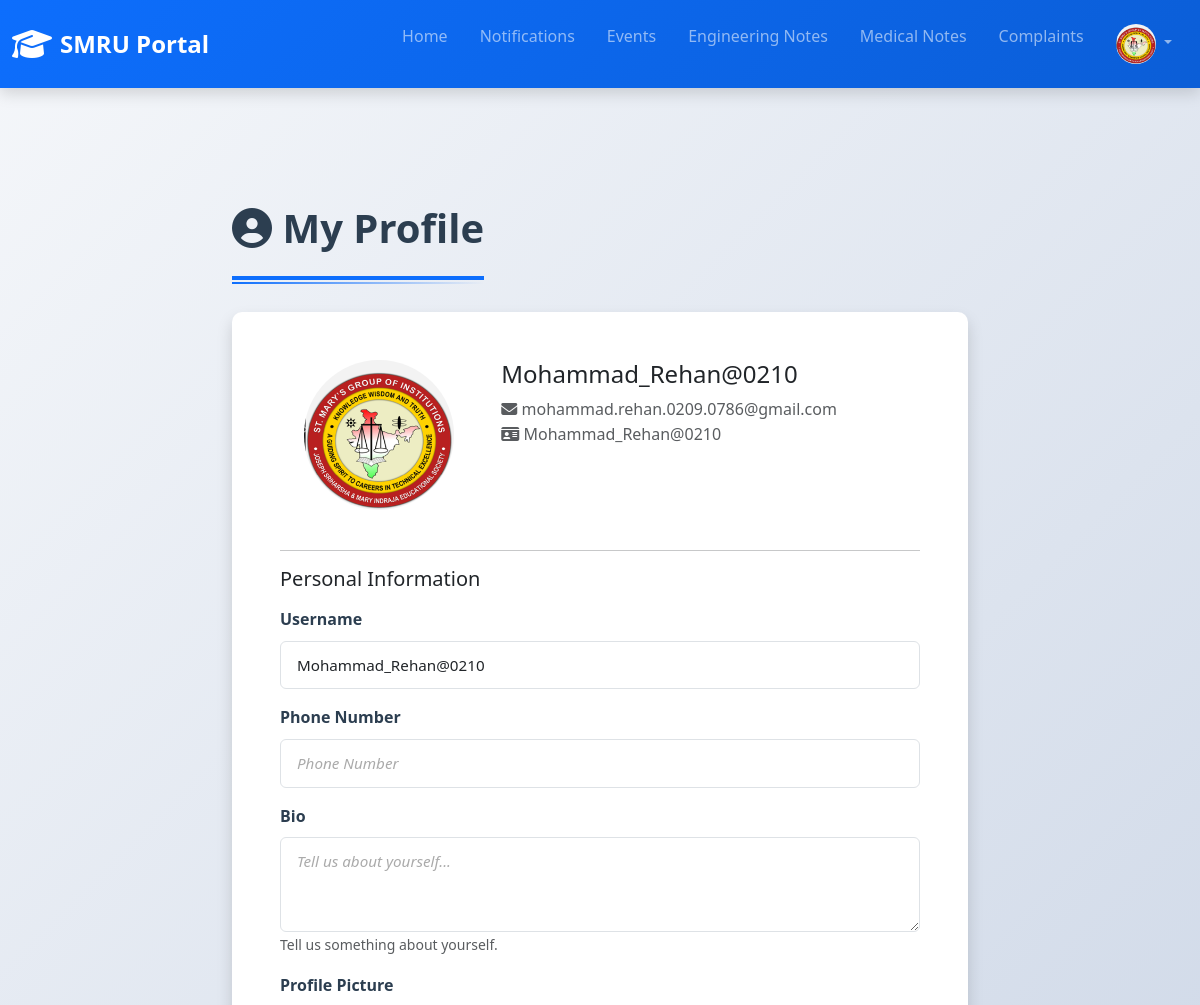
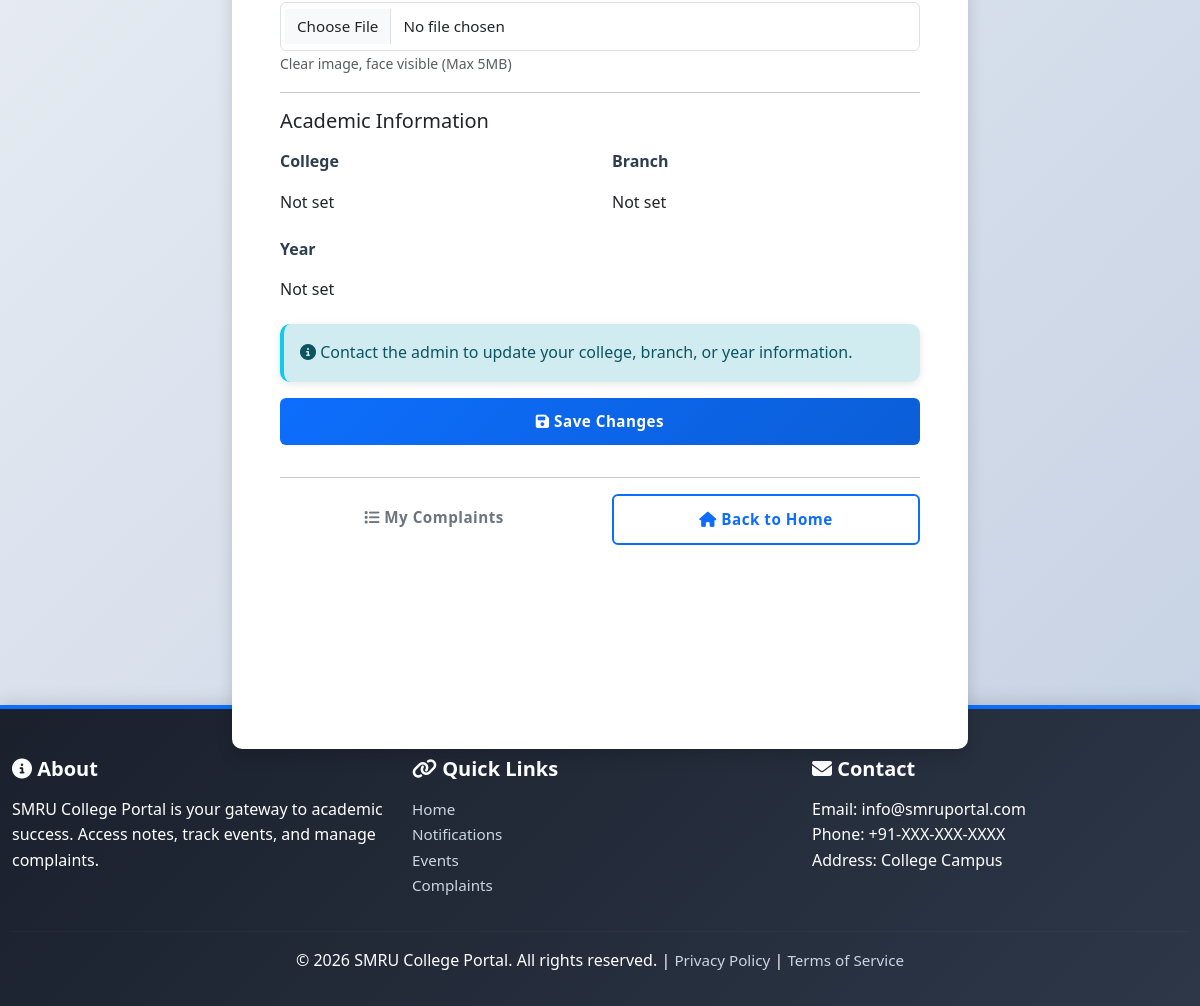
Screenshot of /profile/ (signed in) with the database file from the repository (2 pictures, top to bottom).
### smru/models.py (models this page shows, shortened)
class StudentProfile(models.Model):
    user = models.OneToOneField(User, on_delete=models.CASCADE, related_name='student_profile')
    roll_number = models.CharField(max_length=50, unique=True)
    college = models.ForeignKey(College, on_delete=models.SET_NULL, null=True)
    branch = models.ForeignKey(Branch, on_delete=models.SET_NULL, null=True)
    year = models.ForeignKey(Year, on_delete=models.SET_NULL, null=True)
    phone = models.CharField(max_length=15, blank=True)
    profile_picture = models.ImageField(upload_to='student_profiles/', blank=True, null=True)
    bio = models.TextField(blank=True)
    can_view_all_complaints = models.BooleanField(default=False, help_text="Allow this user to view all complaints")
    can_manage_events = models.BooleanField(default=False, help_text="Allow this user to manage events")
    can_manage_notifications = models.BooleanField(default=False, help_text="Allow this user to manage notifications")
    created_at = models.DateTimeField(auto_now_add=True)
    updated_at = models.DateTimeField(auto_now=True)
    class Meta:
        verbose_name_plural = 'Student Profiles'

### smru/views.py (the view)
# urls.py: path('profile/', views.profile, name='profile'),
@login_required(login_url='smru:login')
def profile(request):
    try:
        student_profile, created = StudentProfile.objects.get_or_create(
            user=request.user,
            defaults={
                'roll_number': request.user.username,
            }
        )
        if request.method == 'POST':
            form = StudentProfileForm(request.POST, request.FILES, instance=student_profile)
            if form.is_valid():
                form.save()
                logger.info(f"User profile updated: {request.user.username}")
                messages.success(request, 'Profile updated successfully!')
                return redirect('smru:profile')
        else:
            form = StudentProfileForm(instance=student_profile)
        return render(request, 'smru/profile.html', {
            'form': form,
            'student_profile': student_profile,
        })
    except Exception as e:
        logger.error(f"Error in profile view: {str(e)}")
        messages.error(request, 'An error occurred.')
        return redirect('smru:home')

### smru/forms.py
class StudentProfileForm(forms.ModelForm):
    class Meta:
        model = StudentProfile
        fields = ['roll_number', 'phone', 'bio', 'profile_picture']
        widgets = {
            'roll_number': forms.TextInput(attrs={
                'class': 'form-control',
                'placeholder': 'Roll Number'
            }),
            'phone': forms.TextInput(attrs={
                'class': 'form-control',
                'placeholder': 'Phone Number'
            }),
            'bio': forms.Textarea(attrs={
                'class': 'form-control',
                'placeholder': 'Tell us about yourself...',
                'rows': 3
            }),
            'profile_picture': forms.FileInput(attrs={
                'class': 'form-control',
                'accept': 'image/*'
            })
        }

### smru/templates/smru/profile.html (shortened to what this page needs)
{% extends 'smru/base.html' %}
{% block content %}
<div class="container py-5">
    <div class="row">
        <div class="col-lg-8 mx-auto">
            <h2 class="section-title">
                <i class="fas fa-user-circle"></i> My Profile
            </h2>
            <div class="card shadow">
                <div class="card-body p-5">
                    <form method="post" enctype="multipart/form-data" novalidate>
                        <div class="row">
                            <div class="col-md-4 text-center mb-4">
                                {% if student_profile.profile_picture %}
                                <img src="{{ student_profile.profile_picture.url }}" class="rounded-circle" alt="Profile" style="width: 150px; height: 150px; object-fit: cover;">
                                {% else %}
                                <div class="rounded-circle bg-primary d-inline-flex align-items-center justify-content-center" style="width: 150px; height: 150px;">
                                    <i class="fas fa-user fa-5x text-white"></i>
                                </div>
                                {% endif %}
                            </div>
                            <div class="col-md-8">
                                <h4>{{ user.get_full_name|default:user.username }}</h4>
                                <p class="text-muted">
                                    <i class="fas fa-envelope"></i> {{ user.email }}<br>
                                    <i class="fas fa-id-card"></i> {{ student_profile.roll_number|default:"Not set" }}
                                </p>
                            </div>
                        </div>
                        <hr>
                        <h5 class="mb-3">Personal Information</h5>
                        <div class="mb-3">
                            <label for="id_roll_number" class="form-label">Username</label>
                            {{ form.roll_number }}
                        </div>
                        <div class="mb-3">
                            <label for="id_phone" class="form-label">Phone Number</label>
                            {{ form.phone }}
                        </div>
                        <div class="mb-3">
                            <label for="id_bio" class="form-label">Bio</label>
                            {{ form.bio }}
                            <small class="form-text text-muted">Tell us something about yourself.</small>
                        </div>
                        <div class="mb-3">
                            <label for="id_profile_picture" class="form-label">Profile Picture</label>
                            {{ form.profile_picture }}
                            <small class="form-text text-muted">Clear image, face visible (Max 5MB)</small>
                        </div>
                        <hr>
                        <h5 class="mb-3">Academic Information</h5>
                        <div class="row">
                            <div class="col-md-6 mb-3">
                                <label class="form-label">College</label>
                                <p class="form-control-plaintext">{{ student_profile.college|default:"Not set" }}</p>
                            </div>
                            <div class="col-md-6 mb-3">
                                <label class="form-label">Branch</label>
                                <p class="form-control-plaintext">{{ student_profile.branch|default:"Not set" }}</p>
                            </div>
                        </div>
                        <div class="mb-3">
                            <label class="form-label">Year</label>
                            {% if student_profile.year %}
                            <p class="form-control-plaintext">{{ student_profile.year.name }}</p>
                            {% else %}
                            <p class="form-control-plaintext">Not set</p>
                            {% endif %}
                        </div>
                        <div class="alert alert-info">
                            <i class="fas fa-info-circle"></i>
                            Contact the admin to update your college, branch, or year information.
                        </div>
                        <button type="submit" class="btn btn-primary btn-lg w-100 mb-3">
                            <i class="fas fa-save"></i> Save Changes
                        </button>
                    </form>
                    <hr>
                    <div class="row text-center">
                        <div class="col-md-6">
                            <a href="{% url 'smru:my_complaints' %}" class="btn btn-outline-secondary w-100">
                                <i class="fas fa-list"></i> My Complaints
                            </a>
                        </div>
                        <div class="col-md-6">
                            <a href="{% url 'smru:home' %}" class="btn btn-outline-primary w-100">
                                <i class="fas fa-home"></i> Back to Home
                            </a>
                        </div>
                    </div>
                </div>
            </div>
        </div>
    </div>
</div>
{% endblock %}

### smru/templates/smru/base.html (shortened to what this page needs)
<!DOCTYPE html>
<html lang="en">
<head>
    <link href="https://cdn.jsdelivr.net/npm/bootstrap@5.3.2/dist/css/bootstrap.min.css" rel="stylesheet">
    <link href="https://cdnjs.cloudflare.com/ajax/libs/font-awesome/6.4.0/css/all.min.css" rel="stylesheet">
</head>
<body>
    {% if user.is_authenticated %}
    <nav class="navbar navbar-expand-lg navbar-dark sticky-top">
        <div class="container-fluid">
            <a class="navbar-brand" href="{% url 'smru:home' %}">
                <i class="fas fa-graduation-cap"></i>
                SMRU Portal
            </a>
            <div class="collapse navbar-collapse" id="navbarNav">
                <ul class="navbar-nav ms-auto">
                    <li class="nav-item"><a class="nav-link" href="{% url 'smru:home' %}">Home</a></li>
                    <li class="nav-item"><a class="nav-link" href="{% url 'smru:notifications' %}">Notifications</a></li>
                    <li class="nav-item"><a class="nav-link" href="{% url 'smru:events' %}">Events</a></li>
                    <li class="nav-item"><a class="nav-link" href="{% url 'smru:engineering' %}">Engineering Notes</a></li>
                    <li class="nav-item"><a class="nav-link" href="{% url 'smru:medical' %}">Medical Notes</a></li>
                    <li class="nav-item"><a class="nav-link" href="{% url 'smru:complaints' %}">Complaints</a></li>
                    <li class="nav-item dropdown">
                        <a class="nav-link dropdown-toggle" href="#" id="userDropdown" role="button" data-bs-toggle="dropdown">
                            {% if user.student_profile.profile_picture %}
                            <img src="{{ user.student_profile.profile_picture.url }}" alt="Profile" class="user-avatar">
                            {% else %}
                            <div class="user-avatar">{{ user.first_name|first|upper }}</div>
                            {% endif %}
                        </a>
                    </li>
                </ul>
            </div>
        </div>
    </nav>
    {% endif %}
    <main class="container-fluid">
        {% block content %}{% endblock %}
    </main>
    <footer>
        <div class="container-fluid">
            <div class="row">
                <div class="col-md-4">
                    <h5><i class="fas fa-info-circle"></i> About</h5>
                    <p>SMRU College Portal is your gateway to academic success. Access notes, track events, and manage complaints.</p>
                </div>
                <div class="col-md-4">
                    <h5><i class="fas fa-link"></i> Quick Links</h5>
                    <ul class="list-unstyled">
                        <li><a href="{% url 'smru:home' %}">Home</a></li>
                        <li><a href="{% url 'smru:notifications' %}">Notifications</a></li>
                        <li><a href="{% url 'smru:events' %}">Events</a></li>
                        <li><a href="{% url 'smru:complaints' %}">Complaints</a></li>
                    </ul>
                </div>
                <div class="col-md-4">
                    <h5><i class="fas fa-envelope"></i> Contact</h5>
                    <p>
                        Email: info@smruportal.com<br>
                        Phone: +91-XXX-XXX-XXXX<br>
                        Address: College Campus
                    </p>
                </div>
            </div>
            <hr style="border-color: rgba(255,255,255,0.1);">
            <div class="text-center">
                <p>&copy; 2026 SMRU College Portal. All rights reserved. |
                <a href="#">Privacy Policy</a> |
                <a href="#">Terms of Service</a></p>
            </div>
        </div>
    </footer>
</body>
</html>

### smru/templates/smru/base.html (style rules this page uses)
:root { --primary-color: #0d6efd; --primary-dark: #0b5ed7; --secondary-color: #6c757d; --success-color: #198754; --danger-color: #dc3545; --warning-color: #ffc107; --info-color: #0dcaf0; --light-bg: #f8f9fa; --white: #ffffff; --text-dark: #2c3e50; --text-light: #6c757d; --shadow-sm: 0 2px 8px rgba(0,0,0,0.1); --shadow-md: 0 5px 15px rgba(0,0,0,0.15); --shadow-lg: 0 10px 30px rgba(0,0,0,0.2); --border-radius: 10px; --transition: all 0.3s cubic-bezier(0.4, 0, 0.2, 1); }
* { margin: 0; padding: 0; box-sizing: border-box; }
html { scroll-behavior: smooth; }
body { font-family: 'Segoe UI', 'Roboto', 'Helvetica Neue', sans-serif; background: linear-gradient(135deg, #f5f7fa 0%, #c3cfe2 100%); min-height: 100vh; display: flex; flex-direction: column; color: var(--text-dark); line-height: 1.6; }
main { flex: 1; margin-top: 20px; }
.navbar { background: linear-gradient(135deg, #0d6efd 0%, #0b5ed7 100%); box-shadow: var(--shadow-md); padding: 1rem 0; position: sticky; top: 0; z-index: 1000; backdrop-filter: blur(10px); }
.navbar-brand { font-weight: 700; font-size: 1.5rem; color: white !important; display: flex; align-items: center; gap: 0.5rem; }
.navbar-brand i { font-size: 2rem; }
.nav-link { transition: all 0.3s ease; margin: 0 0.5rem; }
.card { border: none; border-radius: var(--border-radius); box-shadow: var(--shadow-sm); transition: var(--transition); height: 100%; overflow: hidden; background: var(--white); }
.card-body { padding: 1.5rem; }
.alert { border-radius: var(--border-radius); border: none; box-shadow: var(--shadow-sm); transition: var(--transition); border-left: 4px solid transparent; }
.alert-info { background-color: #d1ecf1; color: #0c5460; border-left-color: var(--info-color); }
.btn { border-radius: 6px; padding: 0.75rem 2rem; font-weight: 600; transition: var(--transition); border: none; font-size: 0.95rem; letter-spacing: 0.5px; }
.btn-primary { background: linear-gradient(135deg, var(--primary-color) 0%, var(--primary-dark) 100%); border-color: var(--primary-dark); color: white; }
.btn-outline-primary { color: var(--primary-color); border: 2px solid var(--primary-color); }
.form-control, .form-select { border-radius: 6px; border: 1.5px solid #dee2e6; transition: var(--transition); padding: 0.75rem 1rem; font-size: 0.95rem; }
.form-control::placeholder { color: #aaa; font-style: italic; }
.form-label { font-weight: 600; margin-bottom: 0.5rem; color: var(--text-dark); }
.section-title { font-size: 2.5rem; font-weight: 800; color: var(--text-dark); margin: 3rem 0 2rem 0; padding-bottom: 1.5rem; border-bottom: 4px solid var(--primary-color); position: relative; display: inline-block; }
.section-title::after { content: ''; position: absolute; bottom: -8px; left: 0; width: 100%; height: 2px; background: linear-gradient(90deg, var(--primary-color) 0%, transparent 100%); }
footer { background: linear-gradient(135deg, #1a202c 0%, #2d3748 100%); color: white; padding: 3rem 0 1rem 0; margin-top: 4rem; border-top: 4px solid var(--primary-color); box-shadow: 0 -5px 15px rgba(0,0,0,0.1); }
footer h5 { font-weight: 700; margin-bottom: 1rem; color: white; }
footer a { color: #cbd5e0; text-decoration: none; transition: var(--transition); font-size: 0.95rem; }
.user-avatar { width: 40px; height: 40px; border-radius: 50%; object-fit: cover; transition: var(--transition); }

### rows the page displays
StudentProfile: profile_picture (picture), roll_number "Mohammad_Rehan@0210", college "Not set", branch "Not set"

### other values shown
{{ user.get_full_name|default:user.username }} "Mohammad_Rehan@0210"
{{ user.email }} "mohammad.rehan.0209.0786@gmail.com"
